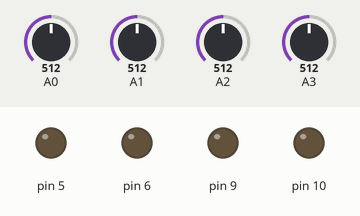
The sketch below on a simulated Arduino Uno, built with avr-gcc and run on an emulated ATmega328P. On the bench: output pins drawn as LEDs (lit = HIGH). The inputs (shaded band) are chosen by the test bench; at power-on: A0 = 512, A1 = 512, A2 = 512, A3 = 512. What the sketch prints to the serial monitor is not drawn.

Above: at 1.2 s.
1.3 s: A0 set to 716
At 1.9 s:
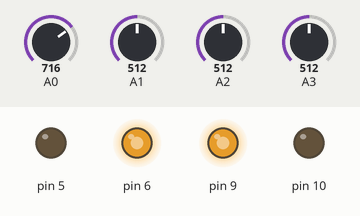
2.9 s: A1 set to 717
5.9 s: A1 set to 728
At 6.7 s:
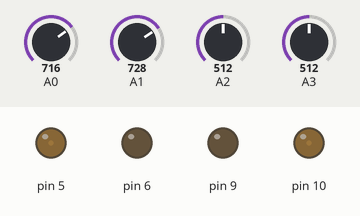
7.5 s: A0 set to 738
At 8.9 s:
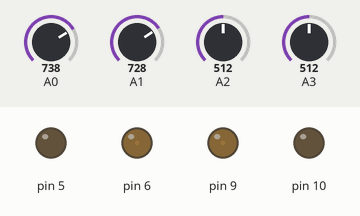
9.2 s: A0 set to 992
At 10.3 s:
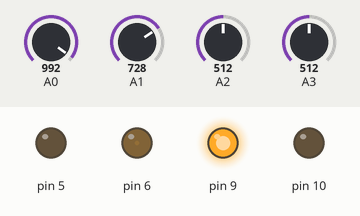
10.8 s: A1 set to 30
At 12.4 s:
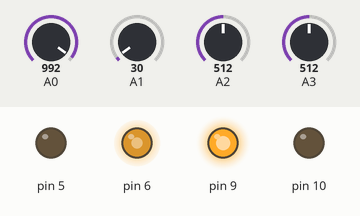
Timing chart, 0 to 13.4 s (numbered marks = the images above; inputs shaded):
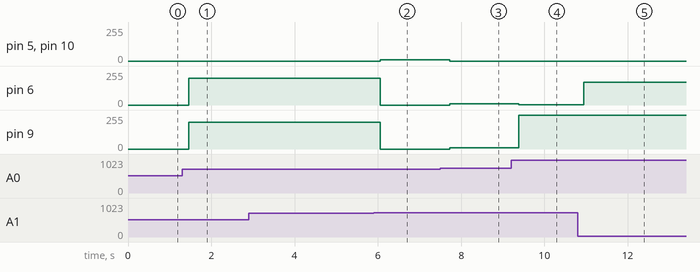

Measured:
- the behaviour switches between 717 and 718 on A1 (found by bisection; images 1 and 2)
- after the input at 1.3 s, pin 6, pin 9: 0/255 → 199/255 after 0.16 s
- after the input at 2.9 s, every drawn part: stays the same
- after the input at 5.9 s, pin 5, pin 10: 0/255 → 11/255 after 0.16 s; pin 6, pin 9: 199/255 → 0/255 after 0.16 s
- after the input at 7.5 s, pin 5, pin 10: 11/255 → 0/255 after 0.22 s; pin 6, pin 9: 0/255 → 9/255 after 0.22 s
- after the input at 9.2 s, pin 6: 9/255 → 2/255 after 0.19 s; pin 9: 9/255 → 255/255 after 0.19 s
- after the input at 10.8 s, pin 6: 2/255 → 172/255 after 0.15 s

The sketch:

phototrope.ino
```cpp
/*
 phototrope

  This example shows how to create a light following robot


  created Aug 2017
  by M.Himamsu
  modified Sep 2017
  by M.Himamsu


*/

void setup()
{
  Serial.begin(9600);
  pinMode(5,OUTPUT);
  pinMode(6,OUTPUT);
  pinMode(9,OUTPUT);
  pinMode(10,OUTPUT);
}


void loop()
{
  int sensorValue1 = analogRead(A0);
  float v1 = sensorValue1 * (5000.0 / 1023.0);
 Serial.print("   sensor 1   ");
  Serial.print(v1);

  int sensorValue2 = analogRead(A1);
  float v2 = sensorValue2 * (5000.0 / 1023.0);
  Serial.print("   sensor 2   ");
  Serial.print(v2);

  int sensorValue3 = analogRead(A2);
  float v3 = sensorValue3 * (5000.0 / 1023.0);
  Serial.print("   sensor 3   ");
  Serial.print(v3);

  int sensorValue4 = analogRead(A3);
  float v4 = sensorValue4 * (5000.0 / 1023.0);
 Serial.print("  sensor 4  ");
  Serial.print(v4);

 int e1= (v4-v3)/5;
 int d1=0;
if (e1<1023&&e1>-1023)
{
  d1=e1;
  }
else
{
    if(e1>1023)
    {
      d1=1023;
    }
    if(e1<-1023)
    {
      d1=-1023;
      }
}
 Serial.print("  diffference aw  ");
 Serial.print(d1);
 int e2= (v2-v1)/5;
 int d2=0;
 if (e2<1023&&e2>-1023)
{
  d2=e2;
  }
else
{
    if(e2>1023)
    {
      d2=1023;
    }
    if(e2<-1023)
    {
      d2=-1023;
      }
}
  Serial.print("  diffference pw  ");
 Serial.print(d2);
 Serial.println();

if(d1>0)
{
  analogWrite(5,d1);
  analogWrite(6,LOW);
  analogWrite(9,d1);
  analogWrite(10,LOW);

  }
  if(d1<0)
{
  analogWrite(5,LOW);
  analogWrite(6,(d1*-1));
  analogWrite(9,LOW);
  analogWrite(10,(d1*-1));

  }
if(d2>0)
{
  analogWrite(5,d2);
  analogWrite(6,LOW);
  analogWrite(9,LOW);
  analogWrite(10,d2);

  }
  if(d2<0)
  {
     analogWrite(5,LOW);
  analogWrite(6,(d2*-1));
  analogWrite(9,(d2*-1));
  analogWrite(10,LOW);

    }

}
```
